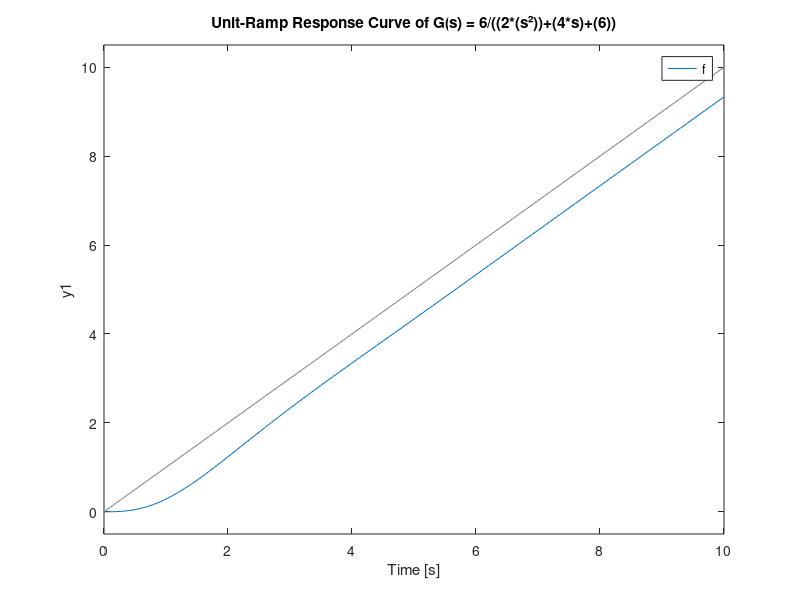

Source code (MATLAB):
# aplicando a função rampa
pkg load control;
#s = tf('s') #modelo para função de transferência
#f = 6/((2*(s²))+(4*s)+(6)) #função de transferência
num = [6]
den = [2 4 6]
f = tf(num, den)
t = 0:0.1:10;
lsim(f,t,t);
grid
title('Unit-Ramp Response Curve of G(s) = 6/((2*(s²))+(4*s)+(6))');